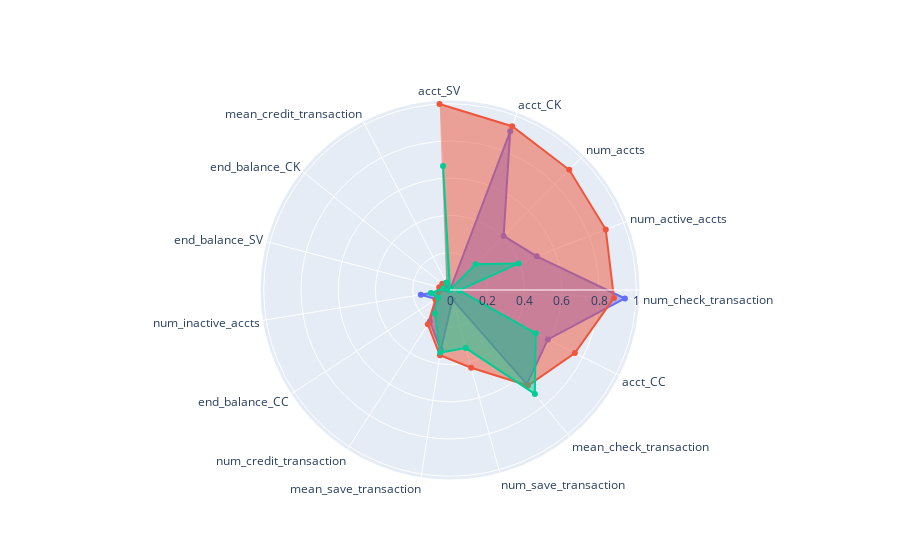

Notebook source saved alongside this figure:
### Code cell
fig = go.Figure()

for cluster in range(behaviour_radar_df.shape[0]):
    fig.add_trace(go.Scatterpolar(
        r=behaviour_radar_df.iloc[cluster, :],
        theta=behaviour_radar_df.columns.to_list(),
        fill='toself',
        name=f'Cluster {cluster}'
    ))

fig.update_layout(
    polar=dict(radialaxis=dict(visible=True,
                               range=[0, max(accts.iloc[:, 1:])])),
    showlegend=False)

### Figure 1 — Plotly figure (JSON) as saved in the notebook; plotly's stock layout.template omitted (floating-point values rounded to 4 significant figures)
{"data": [{"fill": "toself", "name": "Cluster 0", "r": [0.03896, 0.04719, 0.006506, 0.1589, 0.08905, 0.2005, 0.3244, 0.05344, 0.6528, 0.589, 0.9403, 0.5, 0.4089, 0.911, 0], "theta": ["mean_credit_transaction", "end_balance_CK", "end_balance_SV", "num_inactive_accts", "end_balance_CC", "num_credit_transaction", "mean_save_transaction", "num_save_transaction", "mean_check_transaction", "acct_CC", "num_check_transaction", "num_active_accts", "num_accts", "acct_CK", "acct_SV"], "type": "scatterpolar"}, {"fill": "toself", "name": "Cluster 1", "r": [0.04434, 0.05285, 0.05965, 0.0632, 0.09338, 0.2195, 0.3545, 0.4329, 0.6622, 0.7509, 0.8813, 0.8971, 0.9089, 0.9405, 1], "theta": ["mean_credit_transaction", "end_balance_CK", "end_balance_SV", "num_inactive_accts", "end_balance_CC", "num_credit_transaction", "mean_save_transaction", "num_save_transaction", "mean_check_transaction", "acct_CC", "num_check_transaction", "num_active_accts", "num_accts", "acct_CK", "acct_SV"], "type": "scatterpolar"}, {"fill": "toself", "name": "Cluster 2", "r": [0.04309, 0.003374, 0.03788, 0.1038, 0.07696, 0.1494, 0.3401, 0.3233, 0.7204, 0.5157, 0.0486, 0.3941, 0.195, 0, 0.6667], "theta": ["mean_credit_transaction", "end_balance_CK", "end_balance_SV", "num_inactive_accts", "end_balance_CC", "num_credit_transaction", "mean_save_transaction", "num_save_transaction", "mean_check_transaction", "acct_CC", "num_check_transaction", "num_active_accts", "num_accts", "acct_CK", "acct_SV"], "type": "scatterpolar"}], "layout": {"autosize": true, "polar": {"angularaxis": {"rotation": 117.2, "type": "category"}, "radialaxis": {"autorange": true, "range": [0, 1.043], "type": "linear", "visible": true}}, "showlegend": false}}
